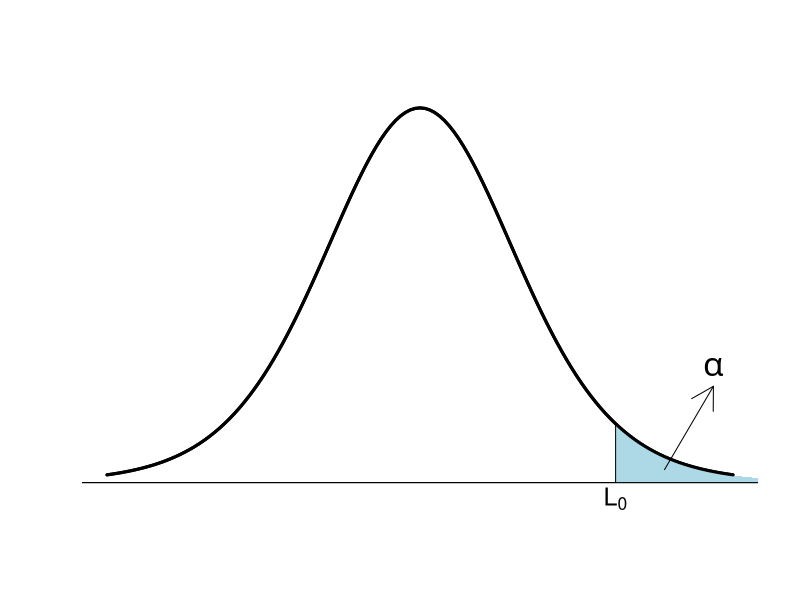
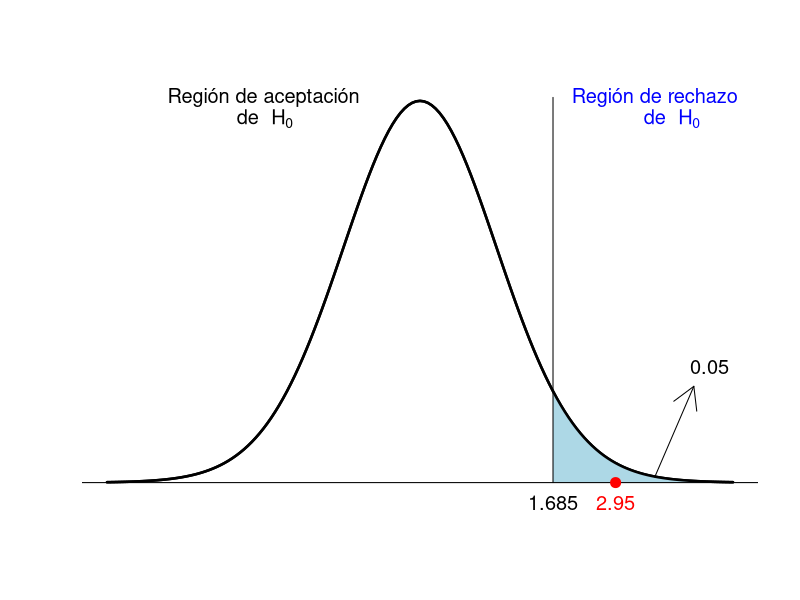

Recreate these plots in R, in order.
## ---- chunk 1
n=10
x <- seq(-3.2,3.2,.05)
plot(x,dt(x,n),type="l",xlab="",ylab="",xlim=c(-3.2,3.2),ylim=c(0,.4),bty="n",xaxt="n",yaxt="n",lwd=3)
abline(h=0)
polysection <- function(a,b,col="blue",n=11){
dx <- seq(a,b,length.out=n)
polygon(c(a,dx,b),c(0,dt(dx,n),0),border=NA,col=col)
}

for(y in 2:3){
polysection(y,y+1,col="light blue")
}
points(x,dt(x,n),type="l",lwd=3)
abline(h=0)

axis(1,at=c(2), labels=c(expression(L[0])),cex.axis=1.5,tick=FALSE,line = -1.2)
arrows(2.5,dt(2.5,10)/2,3,0.1,lwd=1)
segments(2,0,2,dt(2,n))
text(3,0.12,expression(alpha),cex=2)
## ---- chunk 2
n=39
x <- seq(-4,4,.05)
plot(x,dt(x,n),type="l",xlab="",ylab="",xlim=c(-4,4),ylim=c(0,.4),bty="n",xaxt="n",yaxt="n",lwd=2.5)
polysection <- function(a,b,col,n=39){
dx <- seq(a,b,length.out=n)
polygon(c(a,dx,b),c(0,dt(dx,n),0),border=NA,col=col)
}

for(y in 1.7:4){
polysection(y,y+1,col="light blue")
}

points(x,dt(x,n),type="l",lwd=2.5)
abline(h=0)

#axis(1, at = 1:10, line = -0.7, lwd = 0, cex.axis = 0.9,line = -0.7)

axis(1,at=c(2.5), labels=c(2.95),cex.axis=1.2,tick=FALSE,line = -1.2,col.axis="red")
axis(1,at=c(1.7), labels=c(1.685),cex.axis=1.2,tick=FALSE,line = -1.2)
points(2.5,0,type="p",pch=20,cex=2,col="red")
arrows(3,dt(3,10)/2,3.5,0.1,lwd=1)
segments(1.7,0,1.7,0.4)
text(3.7,0.12,0.05,cex=1.2)
text(3,0.4,"Región de rechazo", cex=1.2, col="blue")
text(3,0.38,"de", cex=1.2, col="blue")
text(3.44,0.378,expression(H[0]), cex=1.2, col="blue")

text(-2,0.4,"Región de aceptación", cex=1.2)
text(-2.2,0.38,"de", cex=1.2)
text(-1.76,0.378,expression(H[0]), cex=1.2)
